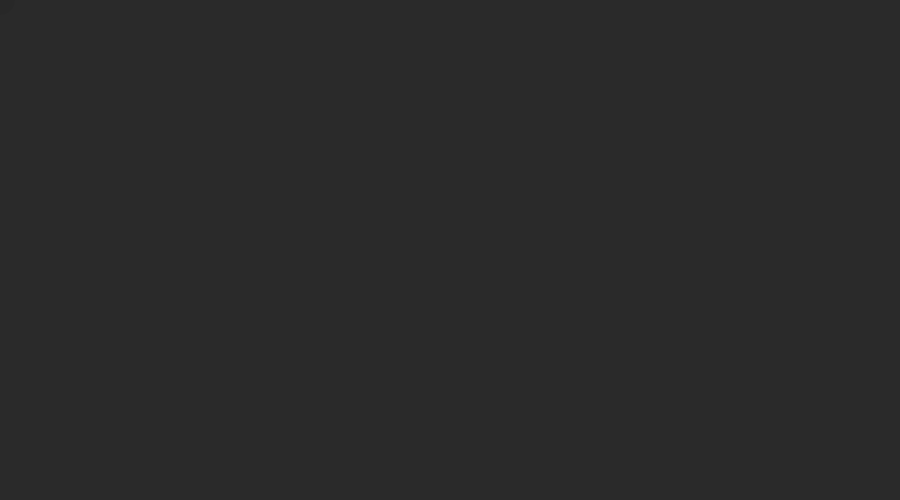
Frame 1 (no input)
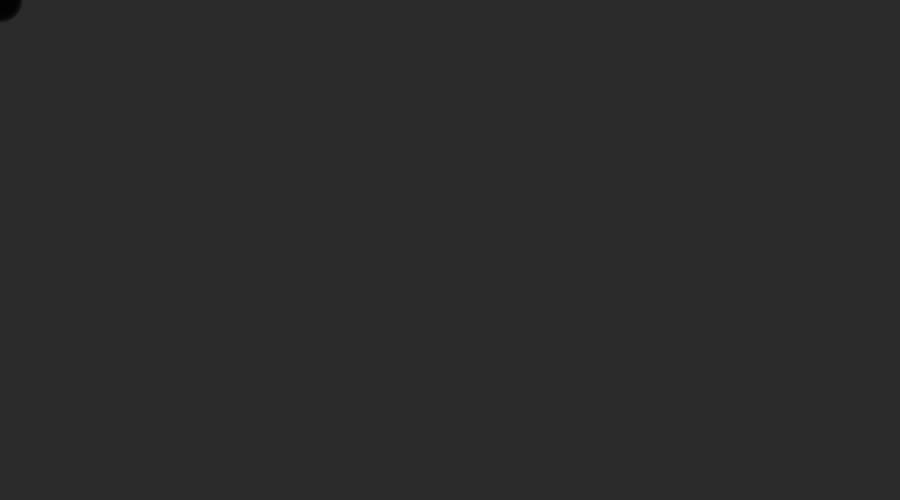
Frame 60 (the mouse pressed at the canvas centre just before this capture)
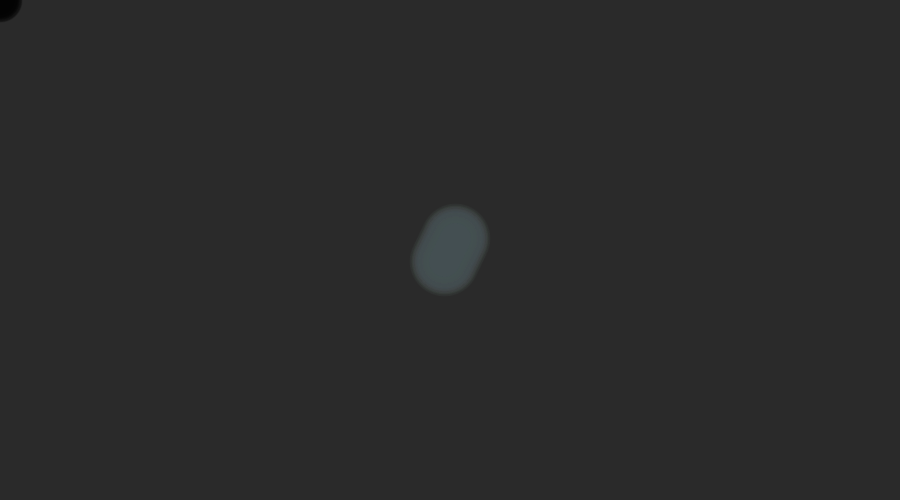
Frame 120 (the mouse held since frame 60 and released just before this capture)

The Processing sketch that drew these frames (run headless with seeded random() and noise(); from frame 60 on, the mouse is pressed at the canvas centre):

// Processing sketch: processing_39668
// ── processing_39668.pde

void setup() {
  size(900, 500);
  colorMode(HSB, 600);
  background(0,0,100);
  smooth();
}

void draw() {
  colorCallig();
}

 void colorCallig(){
  strokeWeight((mouseY + random(0,450)) * 0.1);
  stroke(mouseX * random(0.5,1), (mouseY * 0.75) * random(0.5,0.75), mouseY * 0.8, random(0,100));
  line(mouseX + (mouseX * 0.013), mouseY-(mouseX * 0.026), mouseX-(mouseX * 0.013), mouseY+(mouseX * 0.026));
 }
 
 void mousePressed(){
   background(0,0,100);
 }
